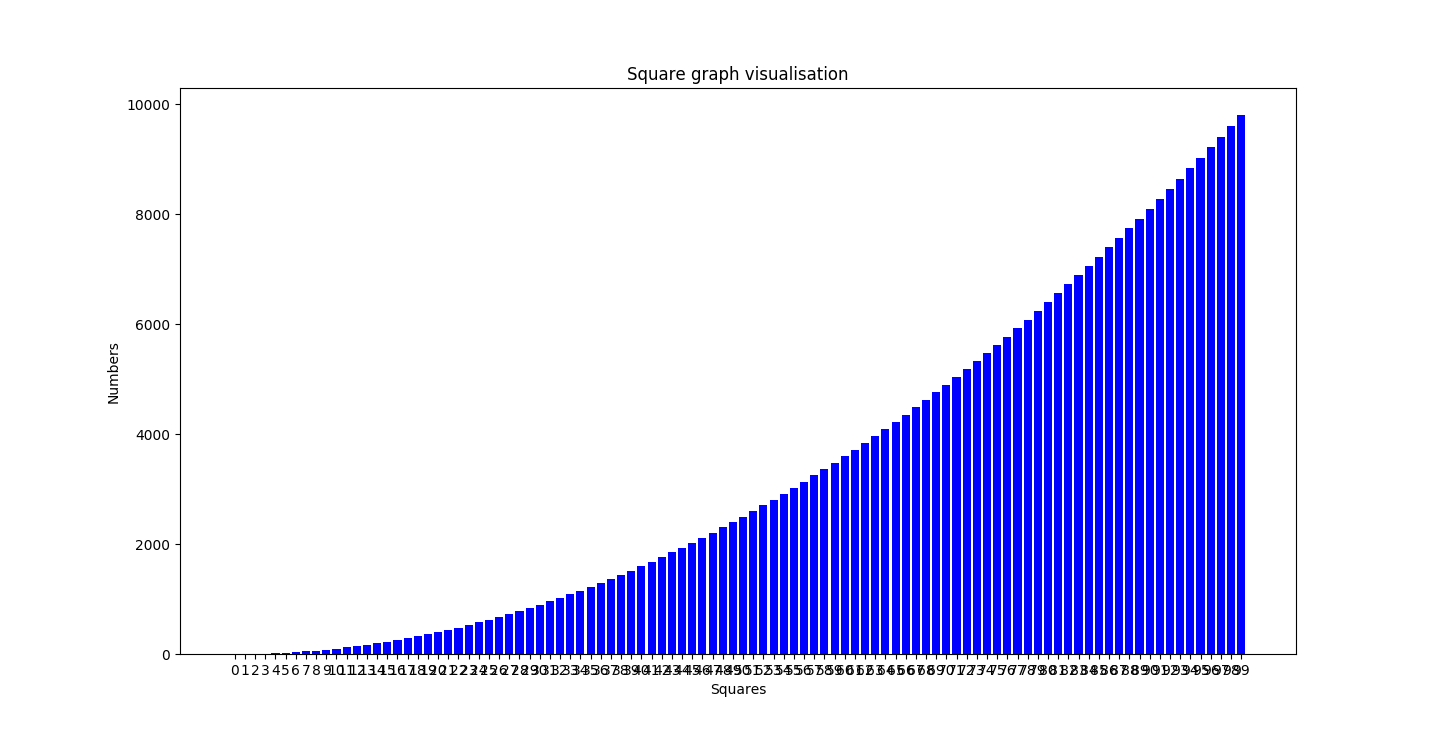

This chart was generated by the following Python code:
import matplotlib.pyplot as plt

squares =[]
nums = []

for i in range(100):
	squares.append(i**2)
	nums.append(i)

plt.bar(range(len(squares)), list(squares), align='center', color='b')
plt.xticks(range(len(nums)), list(nums))
plt.xlabel("Squares")
plt.ylabel("Numbers")
plt.title("Square graph visualisation")
plt.show()
